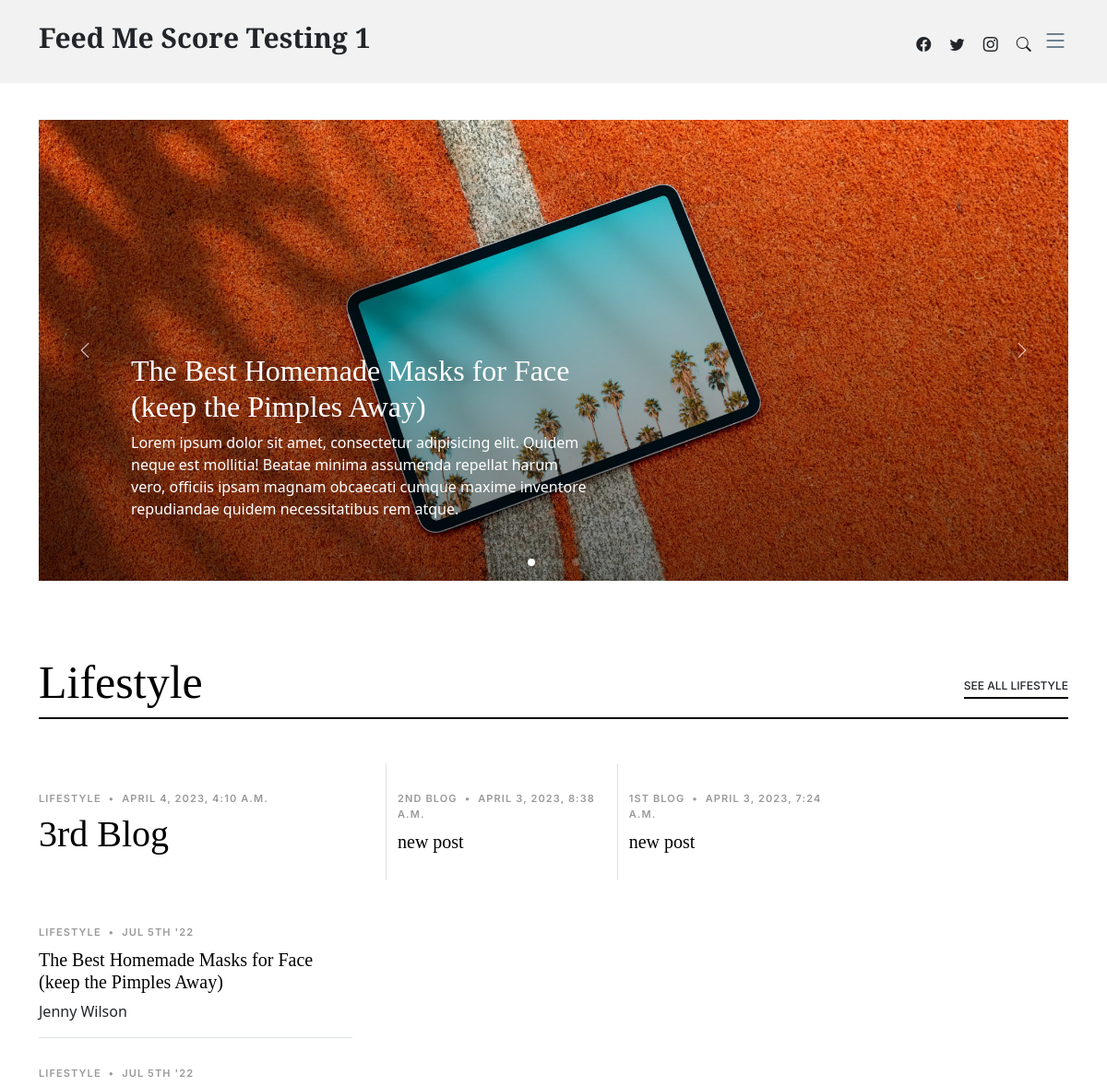
The app's page / (upper part), older data.
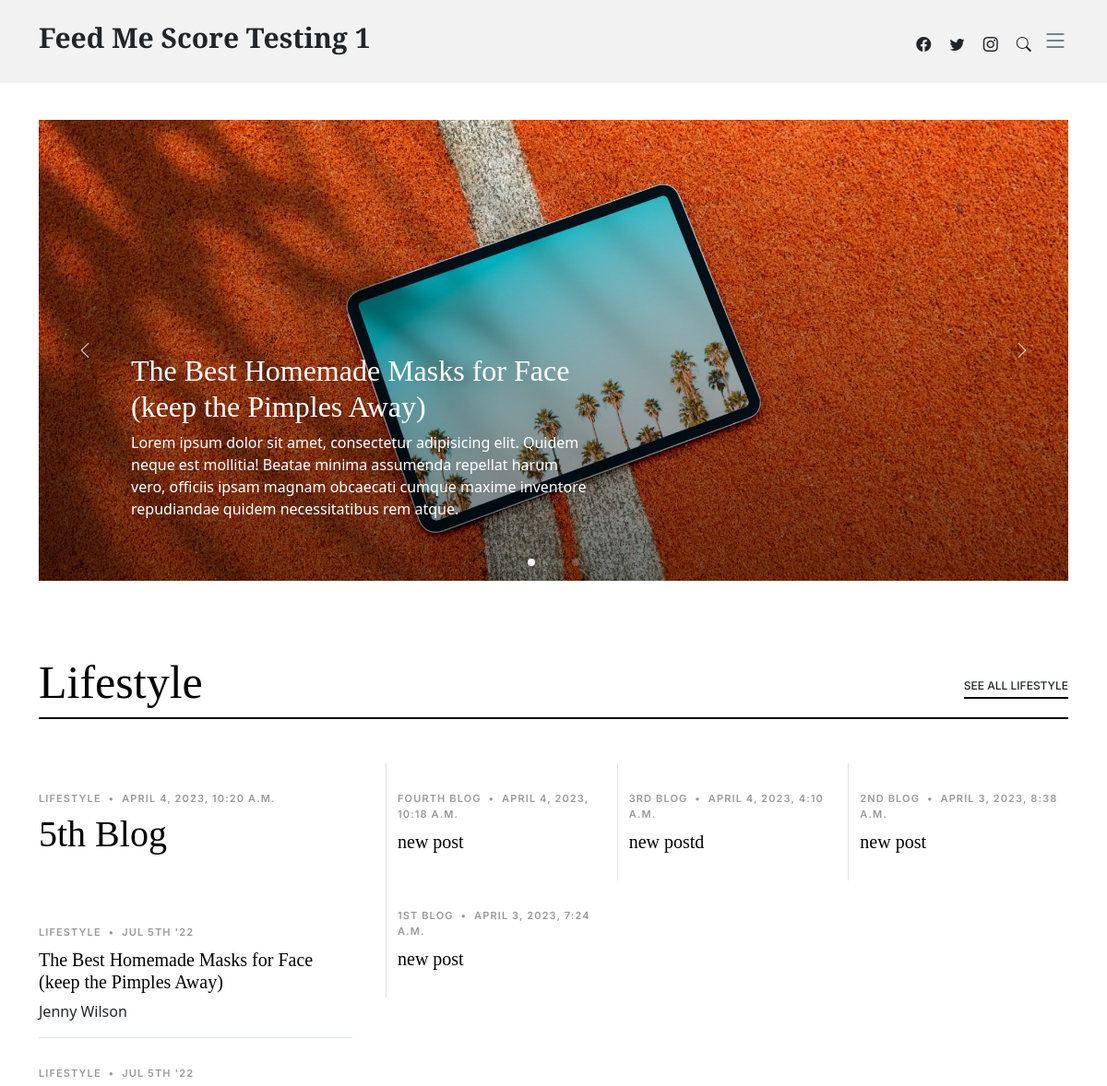
The same page, newer data.
### blog/models.py (models this page shows)
class posts(models.Model):
    title = models.CharField(max_length=200, unique=True)
    slug = models.SlugField(max_length=200, unique=True)
    author = models.ForeignKey(User, on_delete=models.CASCADE)
    updated_on = models.DateTimeField(auto_now=True)
    created_on = models.DateTimeField()
    content = RichTextField()
    metades = models.CharField(max_length=300, default="new post")
    status = models.IntegerField(choices=STATUS, default=0)
    image_url = models.URLField(blank=True, null=True)

### blog/views.py (the view)
# urls.py: path('', views.postslist.as_view(), name='posts'),
class postslist(generic.ListView):
    queryset = posts.objects.filter(status=1).order_by('-created_on')
    template_name = 'index.html'
    paginate_by = 10

### blog/templates/index.html (shortened to what this page needs)
<!DOCTYPE html>
<html lang="en">
{% extends "head.html" %}
{% load static %}
  {% block content %}
  <main id="main">
    <section id="hero-slider" class="hero-slider">
      <div class="container-md" data-aos="fade-in">
        <div class="row">
          <div class="col-12">
            <div class="swiper sliderFeaturedPosts">
              <div class="swiper-wrapper">
                <div class="swiper-slide">
                  <a href="single-post.html" class="img-bg d-flex align-items-end"
                    style="background-image: url('{% static 'assets/img/post-slide-1.jpg' %}');">
                    <div class="img-bg-inner">
                      <h2>The Best Homemade Masks for Face (keep the Pimples Away)</h2>
                      <p>Lorem ipsum dolor sit amet, consectetur adipisicing elit. Quidem neque est mollitia! Beatae
                        minima assumenda repellat harum vero, officiis ipsam magnam obcaecati cumque maxime inventore
                        repudiandae quidem necessitatibus rem atque.</p>
                    </div>
                  </a>
                </div>
              </div>
              <div class="custom-swiper-button-next">
                <span class="bi-chevron-right"></span>
              </div>
              <div class="custom-swiper-button-prev">
                <span class="bi-chevron-left"></span>
              </div>
              <div class="swiper-pagination"></div>
            </div>
          </div>
        </div>
      </div>
    </section>
    <section class="category-section">
      <div class="container" data-aos="fade-up">
        <div class="section-header d-flex justify-content-between align-items-center mb-5">
          <h2>Lifestyle</h2>
          <div><a href="category.html" class="more">See All Lifestyle</a></div>
        </div>
        <div class="row g-5">
          <div class="col-lg-4">
            <div class="post-entry-1 lg">
              <div class="post-meta"><span class="date">Lifestyle</span> <span class="mx-1">&bullet;</span> <span>{{ posts_list.0.created_on }}</span></div>
              <h2><a href="single-post.html">{{ posts_list.0.title }}</a></h2>
              <div class="d-flex align-items-center author">
              </div>
            </div>
            <div class="post-entry-1 border-bottom">
              <div class="post-meta"><span class="date">Lifestyle</span> <span class="mx-1">&bullet;</span> <span>Jul
                  5th '22</span></div>
              <h2 class="mb-2"><a href="single-post.html">The Best Homemade Masks for Face (keep the Pimples Away)</a>
              </h2>
              <span class="author mb-3 d-block">Jenny Wilson</span>
            </div>
            <div class="post-entry-1">
              <div class="post-meta"><span class="date">Lifestyle</span> <span class="mx-1">&bullet;</span> <span>Jul
                  5th '22</span></div>
            </div>
          </div>
          <div class="col-lg-8">
              <div class="row">
                {% for post in posts_list|slice:"1:" %}
                  {% if forloop.counter|add:"-1"|divisibleby:"3" %}
                    </div><div class="row">
                  {% endif %}
                  <div class="col-lg-4 border-start custom-border">
                    <div class="post-entry-1">
                      <div class="post-meta"><span class="date">{{ post.title }}</span> <span class="mx-1">&bullet;</span>
                        <span>{{post.created_on}}</span></div>
                      <h2><a href="{% url 'post_detail' post.slug %}">{{post.metades }}</a></h2>
                    </div>
                  </div>
                {% endfor %}
            </div>
          </div>
        </div>
      </div>
    </section>
  </main>
  {%endblock%}

Row changes from the older to the newer data that the page shows:
added posts: created_on "APRIL 4, 2023, 10:20 A.M.", title "5th Blog"
added posts: title "FOURTH BLOG", created_on "APRIL 4, 2023, 10:18 A.M.", metades "new post"
now on one of the page's lists (row unchanged): posts: title "3RD BLOG", created_on "APRIL 4, 2023, 4:10 A.M.", metades "new postd"
Text that changed along with them:
{{ posts_list.0.created_on }}: "APRIL 4, 2023, 4:10 A.M." → "APRIL 4, 2023, 10:20 A.M."
{{ posts_list.0.title }}: "3rd Blog" → "5th Blog"
